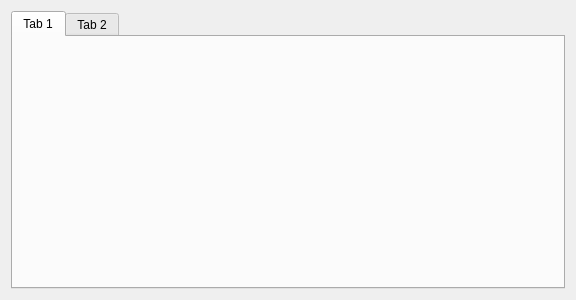
<?xml version="1.0" encoding="UTF-8"?>
<ui version="4.0">
 <class>FenetreJoueurStat</class>
 <widget class="QDialog" name="FenetreJoueurStat">
  <property name="geometry">
   <rect>
    <x>0</x>
    <y>0</y>
    <width>576</width>
    <height>300</height>
   </rect>
  </property>
  <property name="windowTitle">
   <string>Dialog</string>
  </property>
  <layout class="QGridLayout" name="gridLayout">
   <item row="0" column="0">
    <widget class="QTabWidget" name="tabWidget">
     <widget class="QWidget" name="tab">
      <attribute name="title">
       <string>Tab 1</string>
      </attribute>
     </widget>
     <widget class="QWidget" name="tab_2">
      <attribute name="title">
       <string>Tab 2</string>
      </attribute>
     </widget>
    </widget>
   </item>
  </layout>
 </widget>
 <resources/>
 <connections/>
</ui>
